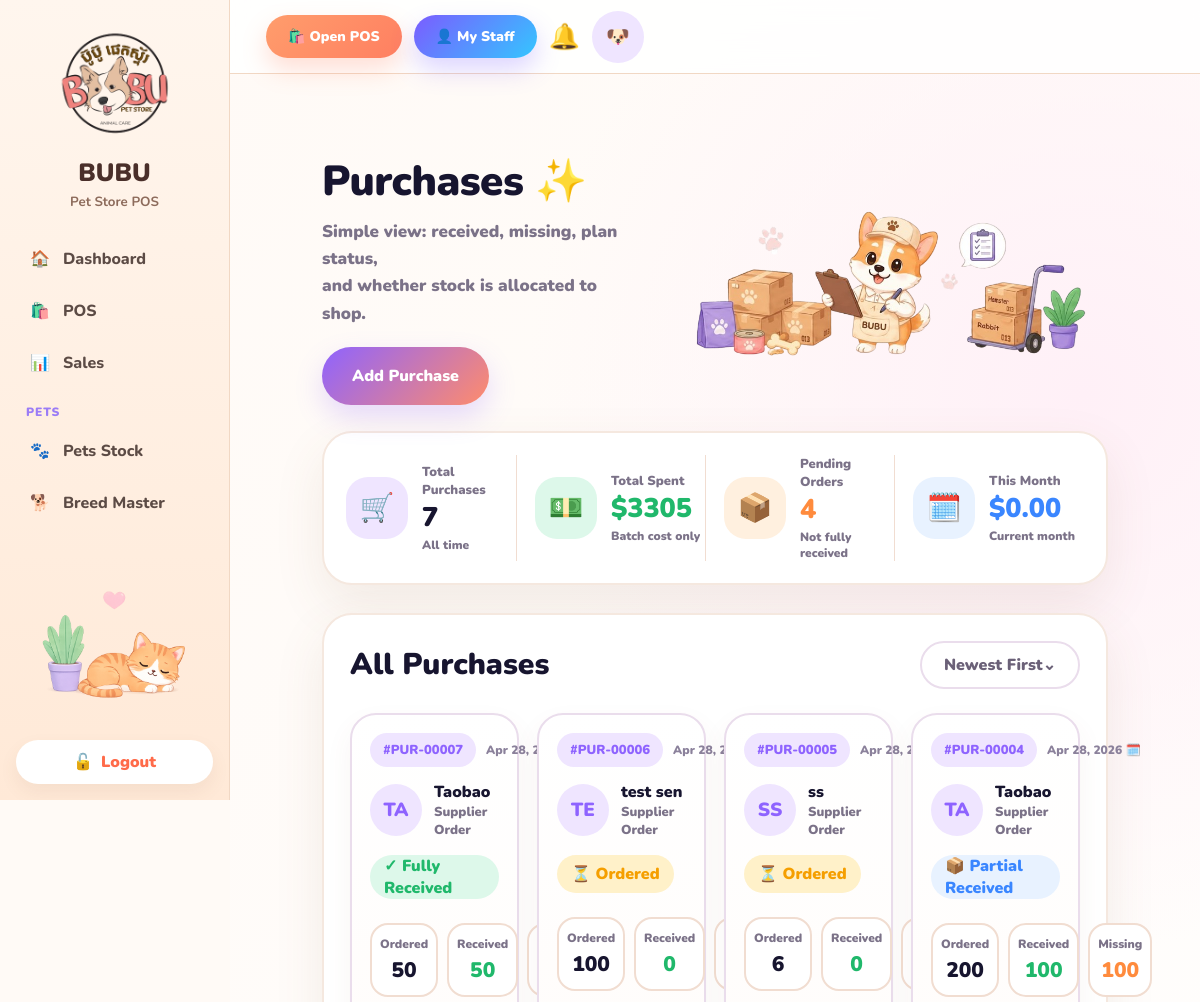
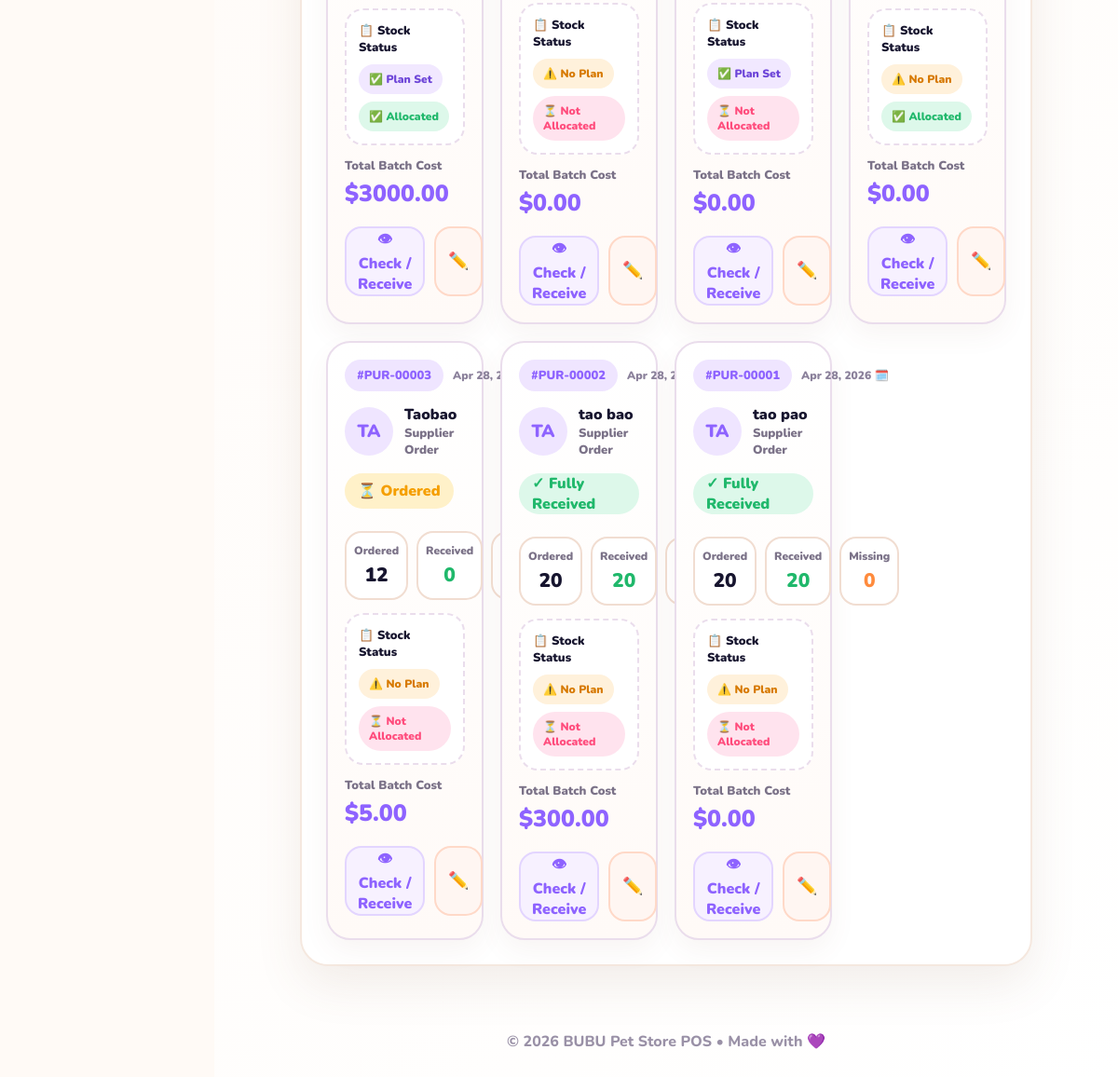
The page /purchases/ (signed in) on the database its author committed (2 pictures, top to bottom).
### purchases/models.py (models this page shows, shortened)
class Purchase(models.Model):
    STATUS_CHOICES = [
        ("ordered", "Ordered"),
        ("partial", "Partial Received"),
        ("received", "Fully Received"),
        ("cancelled", "Cancelled"),
    ]
    supplier = models.CharField(max_length=150)
    total_amount = models.DecimalField(max_digits=10, decimal_places=2, default=0)
    shipping_note = models.TextField(blank=True, default="")
    note = models.TextField(blank=True, default="")
    status = models.CharField(max_length=20, choices=STATUS_CHOICES, default="ordered")
    created_at = models.DateTimeField(auto_now_add=True)
    @property
    def total_ordered_qty(self):
        return sum(item.ordered_qty for item in self.items.all())
    @property
    def total_received_qty(self):
        return sum(item.received_qty for item in self.items.all())
    @property
    def total_pending_qty(self):
        return sum(item.pending_qty for item in self.items.all())
    @property
    def total_allocated_qty(self):
        return sum(item.allocated_qty for item in self.items.all())
    @property
    def has_plan(self):
        return self.items.filter(branch_plans__isnull=False).exists()
    @property
    def is_allocated(self):
        return self.total_received_qty > 0 and self.total_allocated_qty >= self.total_received_qty

class PurchaseItem(models.Model):
    purchase = models.ForeignKey(
        Purchase,
        on_delete=models.CASCADE,
        related_name="items",
    )
    variant = models.ForeignKey(
        ItemVariant,
        on_delete=models.PROTECT,
        related_name="purchase_items",
        null=True,
        blank=True,
    )
    ordered_qty = models.PositiveIntegerField(default=1)
    received_qty = models.PositiveIntegerField(default=0)
    cost_price = models.DecimalField(max_digits=10, decimal_places=2, default=0)
    note = models.CharField(max_length=255, blank=True, default="")
    @property
    def pending_qty(self):
        return max(self.ordered_qty - self.received_qty, 0)
    @property
    def allocated_qty(self):
        return sum(allocation.qty for allocation in self.branch_allocations.all())

### purchases/views.py (the view)
# urls.py: path("", views.purchase_list, name="purchase_list"),
@login_required
def purchase_list(request):
    purchases = Purchase.objects.prefetch_related("items").order_by("-id")
    total_purchases = purchases.count()
    total_spent = purchases.aggregate(total=Sum("total_amount"))["total"] or 0
    pending_orders = purchases.exclude(status="received").count()
    today = timezone.localdate()
    this_month = Purchase.objects.filter(
        created_at__year=today.year,
        created_at__month=today.month,
    ).aggregate(total=Sum("total_amount"))["total"] or 0
    return render(request, "purchases/purchase_list.html", {
        "purchases": purchases,
        "total_purchases": total_purchases,
        "total_spent": total_spent,
        "pending_orders": pending_orders,
        "this_month": this_month,
    })

### templates/purchases/purchase_list.html (shortened to what this page needs)
{% extends "base.html" %}
{% load static %}
{% block content %}
<div class="purchase-page">
<div class="purchase-hero">
    <div class="purchase-title">
        <h1>Purchases ✨</h1>
        <p>
            Simple view: received, missing, plan status,<br>
            and whether stock is allocated to shop.
        </p>
        <a href="{% url 'purchase_create' %}" class="btn-add">Add Purchase</a>
    </div>
    <img src="{% static 'img/purchase-hero.png' %}" class="hero-img">
</div>
<div class="summary-card">
    <div class="summary-item">
        <div class="summary-icon purple">🛒</div>
        <div>
            <div class="summary-label">Total Purchases</div>
            <div class="summary-value">{{ total_purchases|default:"0" }}</div>
            <div class="summary-sub">All time</div>
        </div>
    </div>
    <div class="summary-item">
        <div class="summary-icon green">💵</div>
        <div>
            <div class="summary-label">Total Spent</div>
            <div class="summary-value green">${{ total_spent|default:"0.00" }}</div>
            <div class="summary-sub">Batch cost only</div>
        </div>
    </div>
    <div class="summary-item">
        <div class="summary-icon orange">📦</div>
        <div>
            <div class="summary-label">Pending Orders</div>
            <div class="summary-value orange">{{ pending_orders|default:"0" }}</div>
            <div class="summary-sub">Not fully received</div>
        </div>
    </div>
    <div class="summary-item">
        <div class="summary-icon blue">🗓️</div>
        <div>
            <div class="summary-label">This Month</div>
            <div class="summary-value blue">${{ this_month|default:"0.00" }}</div>
            <div class="summary-sub">Current month</div>
        </div>
    </div>
</div>
<div class="purchase-panel">
    <div class="panel-head">
        <h2>All Purchases</h2>
        <div class="sort-pill">Newest First⌄</div>
    </div>
    <div class="purchase-grid">
        {% for purchase in purchases %}
        <div class="purchase-card">
            <div class="purchase-top">
                <span class="code">#PUR-{{ purchase.id|stringformat:"05d" }}</span>
                <span class="date">{{ purchase.created_at|date:"M d, Y" }} 🗓️</span>
            </div>
            <div class="supplier">
                <div class="avatar">{{ purchase.supplier|slice:":2"|upper }}</div>
                <div>
                    <div class="supplier-name">{{ purchase.supplier }}</div>
                    <div class="supplier-type">Supplier Order</div>
                </div>
            </div>
            {% if purchase.status == "received" %}
                <div class="status received">✓ Fully Received</div>
            {% elif purchase.status == "partial" %}
                <div class="status partial">📦 Partial Received</div>
            {% elif purchase.status == "cancelled" %}
                <div class="status cancelled">✕ Cancelled</div>
            {% else %}
                <div class="status ordered">⏳ Ordered</div>
            {% endif %}
            <div class="qty-row">
                <div class="qty-box">
                    <div class="qty-label">Ordered</div>
                    <div class="qty-value">{{ purchase.total_ordered_qty }}</div>
                </div>
                <div class="qty-box">
                    <div class="qty-label">Received</div>
                    <div class="qty-value received">{{ purchase.total_received_qty }}</div>
                </div>
                <div class="qty-box">
                    <div class="qty-label">Missing</div>
                    <div class="qty-value pending">{{ purchase.total_pending_qty }}</div>
                </div>
            </div>
            <div class="stock-status">
                <div class="stock-title">📋 Stock Status</div>
                <div class="pill-wrap">
                    {% if purchase.has_plan %}
                        <span class="pill plan">✅ Plan Set</span>
                    {% else %}
                        <span class="pill none">⚠️ No Plan</span>
                    {% endif %}
                    {% if purchase.is_allocated %}
                        <span class="pill ok">✅ Allocated</span>
                    {% else %}
                        <span class="pill wait">⏳ Not Allocated</span>
                    {% endif %}
                </div>
            </div>
            <div class="amount-label">Total Batch Cost</div>
            <div class="amount">${{ purchase.total_amount|floatformat:2 }}</div>
            <div class="card-actions">
                <a href="{% url 'purchase_detail' purchase.id %}" class="view-btn">👁 Check / Receive</a>
                <a href="{% url 'purchase_update' purchase.id %}" class="edit-btn">✏️</a>
            </div>
        </div>
        {% endfor %}
    </div>
</div>
</div>
{% endblock %}

### templates/base.html (style rules this page uses)
* { box-sizing:border-box; }
html, body { margin:0; width:100%; min-height:100%; overflow-x:hidden; font-family:'Nunito',sans-serif; background:#fffaf6; color:#17152f; }
a { text-decoration:none; color:inherit; }
.bell, .avatar { font-size:25px; }
h1 { font-size:36px; font-weight:900; margin:0 0 8px; letter-spacing:-.5px; }
.btn-search, .btn-add, .btn-primary { color:white; background:linear-gradient(135deg,#9b7cf6,#ff8c6b); box-shadow:0 12px 25px rgba(155,124,246,.25); }

### rows shown on the page
Purchase: id "00007", created_at "Apr 28, 2026", supplier "TA", supplier "Taobao", status "✓ Fully Received", total_ordered_qty "50", total_received_qty "50", shows "✅ Plan Set", shows "✅ Allocated", total_amount "3000.00"
Purchase: id "00006", created_at "Apr 28, 2026", supplier "TE", supplier "test sen", status "⏳ Ordered", total_ordered_qty "100", total_received_qty "0", shows "⚠️ No Plan", shows "⏳ Not Allocated", total_amount "0.00"
Purchase: id "00005", created_at "Apr 28, 2026", supplier "SS", supplier "ss", status "⏳ Ordered", total_ordered_qty "6", total_received_qty "0", shows "✅ Plan Set", shows "⏳ Not Allocated", total_amount "0.00"
Purchase: id "00004", created_at "Apr 28, 2026", supplier "TA", supplier "Taobao", status "📦 Partial Received", total_ordered_qty "200", total_received_qty "100", total_pending_qty "100", shows "⚠️ No Plan", shows "✅ Allocated", total_amount "0.00"
Purchase: id "00003", created_at "Apr 28, 2026", supplier "TA", supplier "Taobao", status "⏳ Ordered", total_ordered_qty "12", total_received_qty "0", shows "⚠️ No Plan", shows "⏳ Not Allocated", total_amount "5.00"
Purchase: id "00002", created_at "Apr 28, 2026", supplier "TA", supplier "tao bao", status "✓ Fully Received", total_ordered_qty "20", total_received_qty "20", shows "⚠️ No Plan", shows "⏳ Not Allocated", total_amount "300.00"
Purchase: id "00001", created_at "Apr 28, 2026", supplier "TA", supplier "tao pao", status "✓ Fully Received", total_ordered_qty "20", total_received_qty "20", total_pending_qty "0", shows "⚠️ No Plan", shows "⏳ Not Allocated", total_amount "0.00"

### other values the page prints
{{ total_purchases|default:"0" }} "7"
{{ total_spent|default:"0.00" }} "3305"
{{ pending_orders|default:"0" }} "4"
{{ this_month|default:"0.00" }} "0.00"
